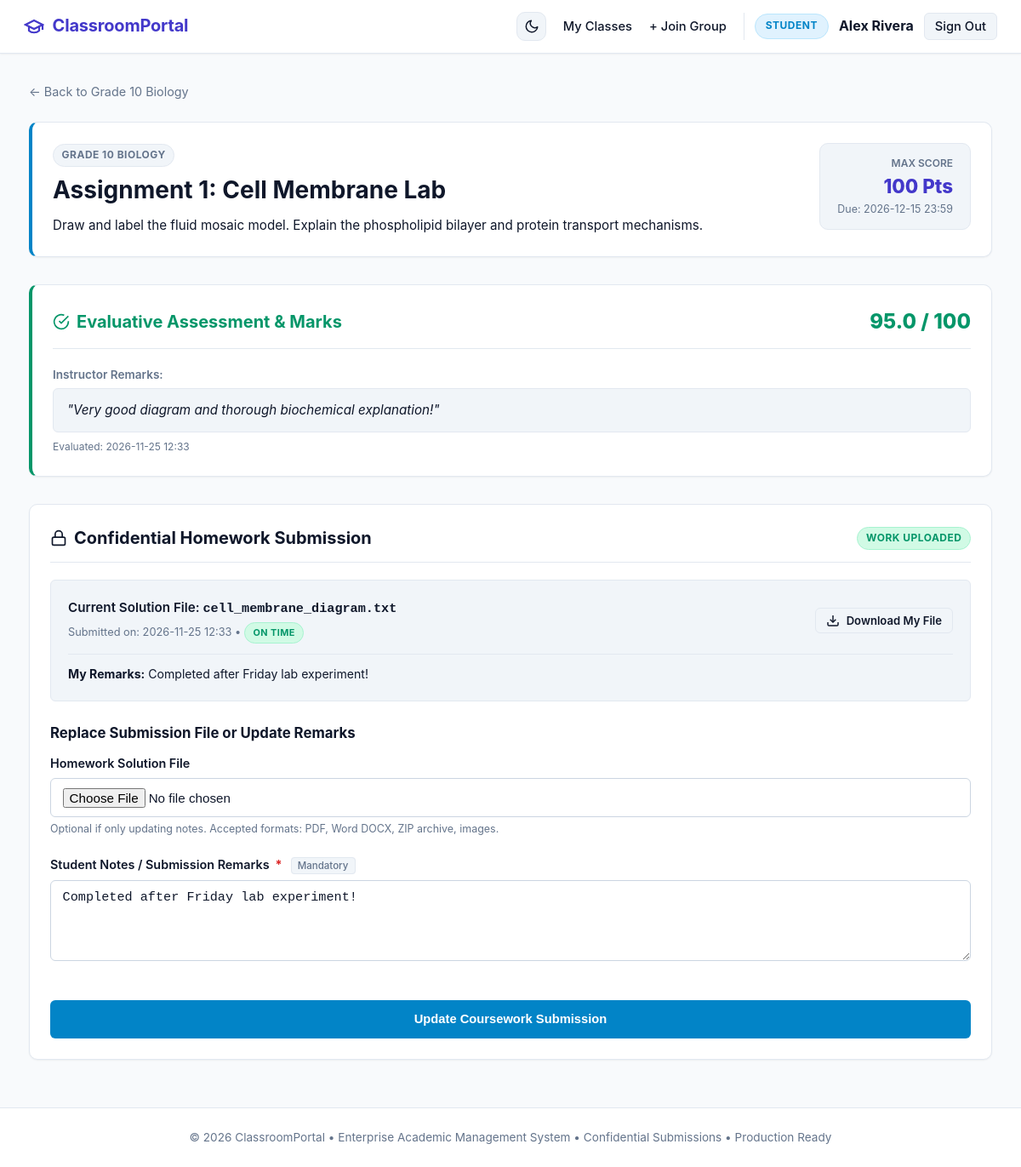
Screenshot of /student/assignments/11 (signed in) with the database file from the repository.
### tables this page shows
CREATE TABLE users (
            id INTEGER PRIMARY KEY AUTOINCREMENT,
            username TEXT UNIQUE NOT NULL,
            email TEXT UNIQUE NOT NULL,
            password_hash TEXT NOT NULL,
            role TEXT NOT NULL CHECK(role IN ('teacher', 'student')),
            full_name TEXT NOT NULL,
            created_at TIMESTAMP DEFAULT CURRENT_TIMESTAMP
        );

CREATE TABLE groups (
            id INTEGER PRIMARY KEY AUTOINCREMENT,
            name TEXT NOT NULL,
            description TEXT,
            join_code TEXT UNIQUE NOT NULL,
            teacher_id INTEGER NOT NULL,
            created_at TIMESTAMP DEFAULT CURRENT_TIMESTAMP, subject TEXT NOT NULL DEFAULT 'General',
            FOREIGN KEY (teacher_id) REFERENCES users(id) ON DELETE CASCADE
        );

CREATE TABLE assignments (
            id INTEGER PRIMARY KEY AUTOINCREMENT,
            group_id INTEGER NOT NULL,
            title TEXT NOT NULL,
            description TEXT NOT NULL,
            due_date TEXT,
            max_points INTEGER DEFAULT 100,
            attachment_filename TEXT,
            original_attachment_name TEXT,
            created_at TIMESTAMP DEFAULT CURRENT_TIMESTAMP,
            FOREIGN KEY (group_id) REFERENCES groups(id) ON DELETE CASCADE
        );

CREATE TABLE submissions (
            id INTEGER PRIMARY KEY AUTOINCREMENT,
            assignment_id INTEGER NOT NULL,
            student_id INTEGER NOT NULL,
            stored_filename TEXT NOT NULL,
            original_filename TEXT NOT NULL,
            notes TEXT,
            submitted_at TIMESTAMP DEFAULT CURRENT_TIMESTAMP,
            grade REAL,
            feedback TEXT,
            graded_at TIMESTAMP,
            FOREIGN KEY (assignment_id) REFERENCES assignments(id) ON DELETE CASCADE,
            FOREIGN KEY (student_id) REFERENCES users(id) ON DELETE CASCADE,
            UNIQUE(assignment_id, student_id)
        );

### app.py (the view, shortened to what this page needs)
@app.route('/student/assignments/<int:assignment_id>', methods=['GET', 'POST'])
@student_required
def student_assignment_detail(assignment_id):
    db = get_db()
    assignment = db.execute(
        '''SELECT a.*, g.name AS group_name, g.id AS group_id, u.full_name AS teacher_name
           FROM assignments a
           JOIN groups g ON a.group_id = g.id
           JOIN users u ON g.teacher_id = u.id
           JOIN group_memberships m ON m.group_id = g.id
           WHERE a.id = ? AND m.student_id = ?''',
        (assignment_id, g.user['id'])
    ).fetchone()
    if not assignment:
        flash('Assignment not found or you are not enrolled in this group.', 'danger')
        return redirect(url_for('student_dashboard'))
    submission = db.execute(
        'SELECT * FROM submissions WHERE assignment_id = ? AND student_id = ?',
        (assignment_id, g.user['id'])
    ).fetchone()
    return render_template('student/assignment_detail.html', assignment=assignment, submission=submission)

### app.py (called while the page is built)
@app.after_request
def add_security_headers(response):
    response.headers['X-Content-Type-Options'] = 'nosniff'
    response.headers['X-Frame-Options'] = 'SAMEORIGIN'
    response.headers['X-XSS-Protection'] = '1; mode=block'
    response.headers['Referrer-Policy'] = 'strict-origin-when-cross-origin'
    return response

def check_timeliness(submitted_at, due_date):
    if not submitted_at or not due_date:
        return 'On Time'
    try:
        clean_sub = submitted_at.replace('T', ' ')[:16]
        clean_due = due_date.replace('T', ' ')[:16]
        sub_dt = datetime.strptime(clean_sub, '%Y-%m-%d %H:%M')
        due_dt = datetime.strptime(clean_due, '%Y-%m-%d %H:%M')
        if sub_dt > due_dt:
            return 'Late Submission'
        return 'On Time'
    except Exception:
        return 'On Time'

def get_db():
    db = getattr(g, '_database', None)
    if db is None:
        db_file = app.config.get('DATABASE_PATH', DATABASE_PATH)
        db = g._database = create_connection(db_file)
    return db

@app.teardown_appcontext
def close_connection(exception):
    db = getattr(g, '_database', None)
    if db is not None:
        db.close()

def get_current_user():
    if 'user_id' not in session:
        return None
    db = get_db()
    user = db.execute('SELECT * FROM users WHERE id = ?', (session['user_id'],)).fetchone()
    return user

@app.before_request
def load_user():
    g.user = get_current_user()

def student_required(f):
    @wraps(f)
    def decorated_function(*args, **kwargs):
        if g.user is None or g.user['role'] != 'student':
            flash('Access restricted to students only.', 'danger')
            return redirect(url_for('index'))
        return f(*args, **kwargs)
    return decorated_function

### database.py (called while the page is built)
def create_connection(path=None):
    db_file = path or DATABASE_PATH
    conn = sqlite3.connect(db_file)
    conn.row_factory = sqlite3.Row
    conn.execute("PRAGMA foreign_keys = ON;")
    return conn

### templates/student/assignment_detail.html (shortened to what this page needs)
{% extends "base.html" %}
{% block content %}
<div style="margin-bottom: 1.5rem;">
    <a href="{{ url_for('student_group_detail', group_id=assignment['group_id']) }}" style="color: var(--text-muted); text-decoration: none; font-size: 0.9rem;">
        &larr; Back to {{ assignment['group_name'] }}
    </a>
</div>
<div class="card" style="margin-bottom: 2rem; border-left: 4px solid var(--accent);">
    <div style="display: flex; justify-content: space-between; align-items: flex-start; flex-wrap: wrap; gap: 1rem;">
        <div>
            <span class="badge badge-secondary" style="margin-bottom: 0.35rem;">{{ assignment['group_name'] }}</span>
            <h1 style="font-size: 1.75rem; font-weight: 700; margin-bottom: 0.5rem;">{{ assignment['title'] }}</h1>
            <p style="color: var(--text-main); font-size: 0.95rem; line-height: 1.6; white-space: pre-wrap;">{{ assignment['description'] }}</p>
        </div>
        <div style="text-align: right; background-color: var(--bg-card-subtle); border: 1px solid var(--border-color); padding: 0.85rem 1.25rem; border-radius: var(--radius-md);">
            <div style="font-size: 0.75rem; text-transform: uppercase; font-weight: 600; color: var(--text-muted);">Max Score</div>
            <div style="font-size: 1.4rem; font-weight: 800; color: var(--primary);">{{ assignment['max_points'] }} Pts</div>
            <div style="font-size: 0.78rem; color: var(--text-muted);">Due: {{ assignment['due_date'] }}</div>
        </div>
    </div>
</div>
{% if submission and submission['grade'] is not none %}
    <div class="card" style="margin-bottom: 2rem; border-left: 4px solid var(--success); background-color: var(--bg-card);">
        <div class="card-header">
            <h2 class="card-title" style="color: var(--success);">
                <svg width="20" height="20" viewBox="0 0 24 24" fill="none" stroke="currentColor" stroke-width="2"><path d="M22 11.08V12a10 10 0 1 1-5.93-9.14"></path><polyline points="22 4 12 14.01 9 11.01"></polyline></svg>
                Evaluative Assessment &amp; Marks
            </h2>
            <div style="font-size: 1.5rem; font-weight: 800; color: var(--success);">
                {{ submission['grade'] }} / {{ assignment['max_points'] }}
            </div>
        </div>
        <div>
            <div style="font-size: 0.85rem; font-weight: 600; color: var(--text-muted); margin-bottom: 0.35rem;">Instructor Remarks:</div>
            <p style="color: var(--text-main); font-size: 0.95rem; line-height: 1.5; font-style: italic; background: var(--bg-card-subtle); padding: 0.85rem 1rem; border-radius: var(--radius-sm); border: 1px solid var(--border-color);">
                "{{ submission['feedback'] or 'Good submission.' }}"
            </p>
            <div style="font-size: 0.75rem; color: var(--text-muted); margin-top: 0.5rem;">
                Evaluated: {{ submission['graded_at'][:16] if submission['graded_at'] else 'Recently' }}
            </div>
        </div>
    </div>
{% endif %}
<div class="card">
    <div class="card-header">
        <h2 class="card-title">
            <svg width="20" height="20" viewBox="0 0 24 24" fill="none" stroke="currentColor" stroke-width="2"><rect x="3" y="11" width="18" height="11" rx="2" ry="2"></rect><path d="M7 11V7a5 5 0 0 1 10 0v4"></path></svg>
            Confidential Homework Submission
        </h2>
        {% if submission %}
            <span class="badge badge-success">Work Uploaded</span>
        {% else %}
            <span class="badge badge-warning">Awaiting Submission</span>
        {% endif %}
    </div>
    {% if submission %}
        <div style="background-color: var(--bg-card-subtle); border: 1px solid var(--border-color); border-radius: var(--radius-sm); padding: 1.25rem; margin-bottom: 1.5rem;">
            <div style="display: flex; justify-content: space-between; align-items: center; flex-wrap: wrap; gap: 0.75rem;">
                <div>
                    <div style="font-weight: 600; font-size: 0.95rem; margin-bottom: 0.2rem;">
                        Current Solution File: <code>{{ submission['original_filename'] }}</code>
                    </div>
                    <div style="font-size: 0.8rem; color: var(--text-muted);">
                        Submitted on: {{ submission['submitted_at'][:16] }}
                        {% set timeliness = check_timeliness(submission['submitted_at'], assignment['due_date']) %}
                        &bull; <span class="badge {% if timeliness == 'Late Submission' %}badge-warning{% else %}badge-success{% endif %}" style="font-size: 0.68rem;">{{ timeliness }}</span>
                    </div>
                </div>
                <a href="{{ url_for('download_submission_file', submission_id=submission['id']) }}" class="btn btn-secondary btn-sm">
                    <svg width="14" height="14" viewBox="0 0 24 24" fill="none" stroke="currentColor" stroke-width="2"><path d="M21 15v4a2 2 0 0 1-2 2H5a2 2 0 0 1-2-2v-4"></path><polyline points="7 10 12 15 17 10"></polyline><line x1="12" y1="15" x2="12" y2="3"></line></svg>
                    Download My File
                </a>
            </div>
            {% if submission['notes'] %}
                <div style="margin-top: 0.75rem; font-size: 0.88rem; color: var(--text-main); border-top: 1px solid var(--border-color); padding-top: 0.75rem;">
                    <strong>My Remarks:</strong> {{ submission['notes'] }}
                </div>
            {% endif %}
        </div>
    {% endif %}
    <form method="POST" action="{{ url_for('student_assignment_detail', assignment_id=assignment['id']) }}" enctype="multipart/form-data">
        <h3 style="font-size: 1.05rem; font-weight: 700; margin-bottom: 0.75rem;">
            {% if submission %}Replace Submission File or Update Remarks{% else %}Upload Solution File{% endif %}
        </h3>
        <div class="form-group">
            <label class="form-label" for="file">
                Homework Solution File {% if not submission %}<span class="required-star">*</span>{% endif %}
            </label>
            <input type="file" id="file" name="file" class="form-control" {% if not submission %}required{% endif %} accept=".pdf,.doc,.docx,.zip,.txt,.png,.jpg,.jpeg">
            <small style="color: var(--text-muted); font-size: 0.78rem;">
                {% if submission %}Optional if only updating notes. {% endif %}Accepted formats: PDF, Word DOCX, ZIP archive, images.
            </small>
        </div>
        <div class="form-group">
            <label class="form-label" for="notes">
                Student Notes / Submission Remarks <span class="required-star">*</span>
                <span class="field-requirement-badge">Mandatory</span>
            </label>
            <textarea id="notes" name="notes" class="form-control" required placeholder="Describe methodology, lab conclusions, or notes for your instructor...">{{ submission['notes'] if submission else '' }}</textarea>
        </div>
        <button type="submit" class="btn btn-primary btn-block" style="margin-top: 1.25rem; padding: 0.75rem; background-color: var(--accent);">
            {% if submission %}Update Coursework Submission{% else %}Submit Homework to Instructor{% endif %}
        </button>
    </form>
</div>
{% endblock %}

### templates/base.html (shortened to what this page needs)
<!DOCTYPE html>
<html lang="en">
<head>
    <link rel="stylesheet" href="{{ url_for('static', filename='css/style.css') }}">
</head>
<body>
    <header class="navbar">
        <a href="{{ url_for('index') }}" class="nav-brand">
            <svg class="brand-icon" xmlns="http://www.w3.org/2000/svg" viewBox="0 0 24 24" stroke="currentColor">
                <path d="M22 10v6M2 10l10-5 10 5-10 5z"/>
                <path d="M6 12v5c3 3 9 3 12 0v-5"/>
            </svg>
            <span>ClassroomPortal</span>
        </a>
        <nav>
            <ul class="nav-links">
                <li>
                    <button id="theme-toggle" class="theme-toggle-btn" aria-label="Toggle Theme" title="Switch Light/Dark Mode">
                        <svg class="moon-icon" xmlns="http://www.w3.org/2000/svg" width="18" height="18" viewBox="0 0 24 24" fill="none" stroke="currentColor" stroke-width="2" stroke-linecap="round" stroke-linejoin="round">
                            <path d="M21 12.79A9 9 0 1 1 11.21 3 7 7 0 0 0 21 12.79z"></path>
                        </svg>
                    </button>
                </li>
                {% if g.user %}
                    {% if g.user['role'] == 'teacher' %}
                        <li><a href="{{ url_for('teacher_dashboard') }}">My Groups</a></li>
                        <li><a href="{{ url_for('teacher_create_group') }}">+ New Group</a></li>
                    {% else %}
                        <li><a href="{{ url_for('student_dashboard') }}">My Classes</a></li>
                        <li><a href="{{ url_for('student_join_group') }}">+ Join Group</a></li>
                    {% endif %}
                    <li class="nav-user">
                        {% if g.user['role'] == 'teacher' %}
                            <span class="user-badge teacher">Instructor</span>
                        {% else %}
                            <span class="user-badge student">Student</span>
                        {% endif %}
                        <strong>{{ g.user['full_name'] }}</strong>
                        <a href="{{ url_for('logout') }}" class="btn btn-secondary btn-sm">Sign Out</a>
                    </li>
                {% else %}
                    <li><a href="{{ url_for('login') }}">Sign In</a></li>
                    <li><a href="{{ url_for('register') }}" class="btn btn-primary btn-sm">Create Account</a></li>
                {% endif %}
            </ul>
        </nav>
    </header>
    <main class="container">
        {% block content %}{% endblock %}
    </main>
    <footer>
        <p>&copy; 2026 ClassroomPortal &bull; Enterprise Academic Management System &bull; Confidential Submissions &bull; Production Ready</p>
    </footer>
</body>
</html>

### rows the page displays
users: user.full_name "Alex Rivera"
groups: group_name "Grade 10 Biology", group_name "GRADE 10 BIOLOGY"
assignments: title "Assignment 1: Cell Membrane Lab", description "Draw and label the fluid mosaic model. Explain the phospholipid bilayer and protein transport mechanisms.", max_points "100", due_date "2026-12-15 23:59"
submissions: grade "95.0", feedback "Very good diagram and thorough biochemical explanation!", graded_at "2026-11-25 12:33", original_filename "cell_membrane_diagram.txt", submitted_at "2026-11-25 12:33", notes "Completed after Friday lab experiment!"

### other values shown
{{ timeliness }} "ON TIME"
